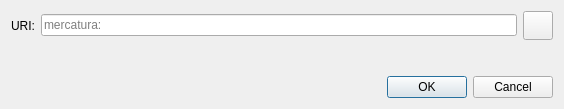
<?xml version="1.0" encoding="UTF-8"?>
<ui version="4.0">
 <class>OpenURIDialog</class>
 <widget class="QDialog" name="OpenURIDialog">
  <property name="geometry">
   <rect>
    <x>0</x>
    <y>0</y>
    <width>564</width>
    <height>109</height>
   </rect>
  </property>
  <property name="windowTitle">
   <string>Open bitcoin URI</string>
  </property>
  <layout class="QVBoxLayout" name="verticalLayout">
   <item>
    <layout class="QHBoxLayout" name="horizontalLayout">
     <item>
      <widget class="QLabel" name="label">
       <property name="text">
        <string>URI:</string>
       </property>
      </widget>
     </item>
     <item>
      <widget class="QValidatedLineEdit" name="uriEdit">
       <property name="placeholderText">
        <string notr="true">mercatura:</string>
       </property>
      </widget>
     </item>
     <item>
      <widget class="QToolButton" name="pasteButton">
       <property name="toolTip">
        <string extracomment="Tooltip text for button that allows you to paste an address that is in your clipboard.">Paste address from clipboard</string>
       </property>
       <property name="text">
        <string/>
       </property>
       <property name="icon">
        <iconset resource="../bitcoin.qrc">
         <normaloff>:/icons/editpaste</normaloff>:/icons/editpaste
        </iconset>
       </property>
       <property name="iconSize">
        <size>
         <width>22</width>
         <height>22</height>
        </size>
       </property>
      </widget>
     </item>
    </layout>
   </item>
   <item>
    <spacer name="verticalSpacer">
     <property name="orientation">
      <enum>Qt::Vertical</enum>
     </property>
     <property name="sizeHint" stdset="0">
      <size>
       <width>20</width>
       <height>40</height>
      </size>
     </property>
    </spacer>
   </item>
   <item>
    <widget class="QDialogButtonBox" name="buttonBox">
     <property name="orientation">
      <enum>Qt::Horizontal</enum>
     </property>
     <property name="standardButtons">
      <set>QDialogButtonBox::Cancel|QDialogButtonBox::Ok</set>
     </property>
    </widget>
   </item>
  </layout>
 </widget>
 <customwidgets>
  <customwidget>
   <class>QValidatedLineEdit</class>
   <extends>QLineEdit</extends>
   <header>qt/qvalidatedlineedit.h</header>
  </customwidget>
 </customwidgets>
 <resources/>
 <connections>
  <connection>
   <sender>buttonBox</sender>
   <signal>accepted()</signal>
   <receiver>OpenURIDialog</receiver>
   <slot>accept()</slot>
   <hints>
    <hint type="sourcelabel">
     <x>248</x>
     <y>254</y>
    </hint>
    <hint type="destinationlabel">
     <x>157</x>
     <y>274</y>
    </hint>
   </hints>
  </connection>
  <connection>
   <sender>buttonBox</sender>
   <signal>rejected()</signal>
   <receiver>OpenURIDialog</receiver>
   <slot>reject()</slot>
   <hints>
    <hint type="sourcelabel">
     <x>316</x>
     <y>260</y>
    </hint>
    <hint type="destinationlabel">
     <x>286</x>
     <y>274</y>
    </hint>
   </hints>
  </connection>
 </connections>
</ui>
